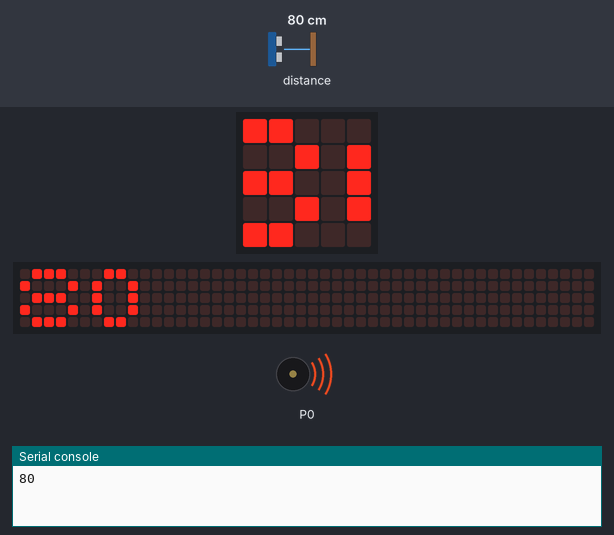
Simulated run of this program. Board: BBC micro:bit (MakeCode). Parts: the board's 5×5 LED display, a strip that is not on the board, showing the scrolling text unrolled, buzzer (waves = sounding), the last lines printed to the serial console. The test bench sets the inputs (shaded band); at power-on: distance to the obstacle 80 cm. The 48×5 strip is a reading aid, not a part: it shows the text the display is scrolling, unrolled, one strip-width of it at a time.

Above: at 1.2 s.
1.3 s: distance to the obstacle set to 2 cm
At 3.04 s:
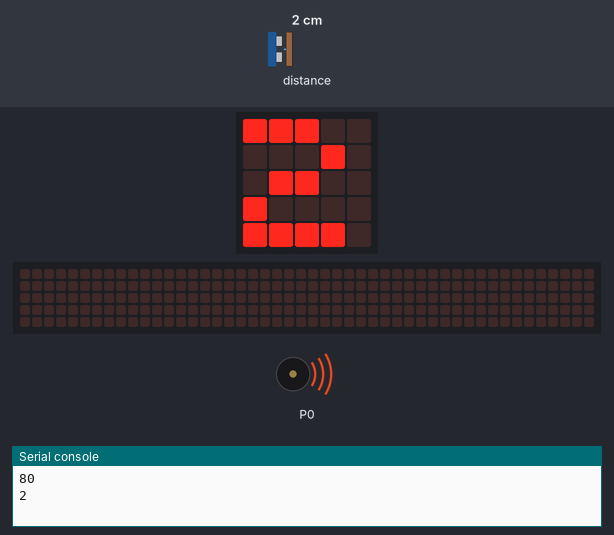
5.2 s: distance to the obstacle set to 4 cm
At 6.34 s:
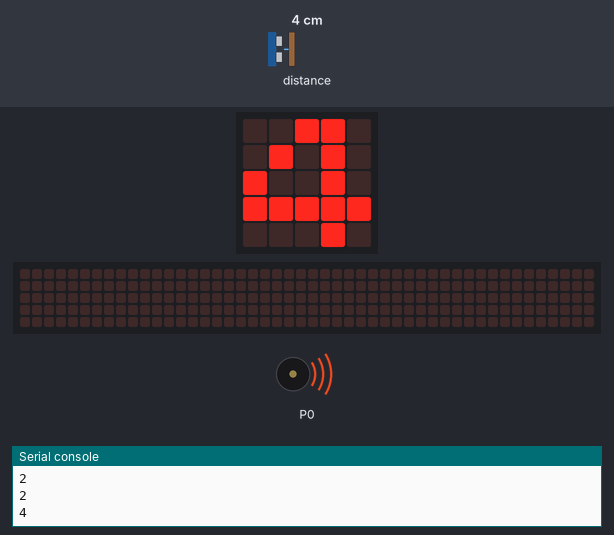
7.3 s: distance to the obstacle set to 9 cm
At 7.54 s:
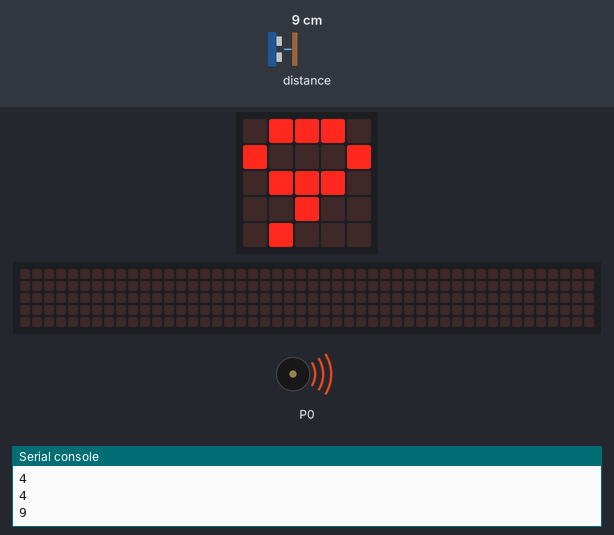
Timing chart, 0 to 15.1 s (numbered marks = the images above; inputs shaded):
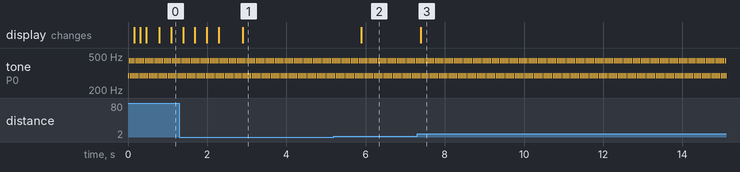

The program:

main.ts
```typescript
music.setVolume(255)
basic.forever(function () {
    serial.writeLine("" + (sonar.ping(
    DigitalPin.P1,
    DigitalPin.P2,
    PingUnit.Centimeters
    )))
    basic.showNumber(sonar.ping(
    DigitalPin.P1,
    DigitalPin.P2,
    PingUnit.Centimeters
    ))
})
basic.forever(function () {
    music.playMelody("A F A D F A C G ", 120)
})
basic.forever(function () {
    music.playMelody("D G F B E F E F ", 120)
})
```

test.ts
```typescript
// 在這裡測試；當此封包作為擴充功能時，將不會編譯此內容。
```

Measured:
- after the input at 1.3 s, the display: first differs from a run without the input after 1.6 s (image 1)
- after the input at 5.2 s, the display: changes after 0.69 s (image 2)
- after the input at 7.3 s, the display: changes after 0.09 s (image 3)
- by itself, tone on P0: alternates 440 Hz for 0.02 s and 294 Hz for 0.02 s
